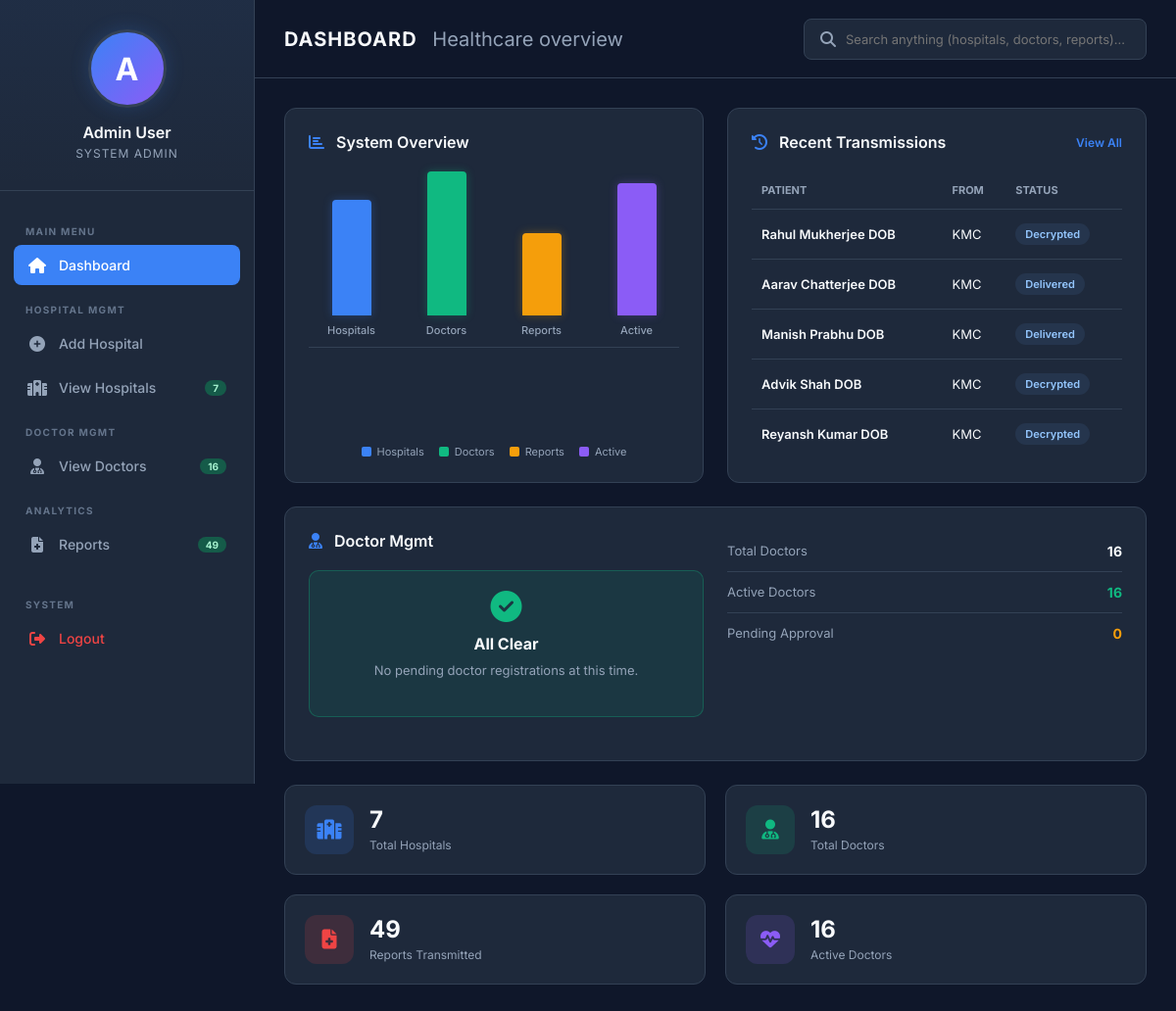
Page /admin_dashboard on the committed database.
### tables this page shows
CREATE TABLE reports (
        report_id INTEGER PRIMARY KEY AUTOINCREMENT,

        sender_id INTEGER,
        receiver_id INTEGER,

        patient_number TEXT UNIQUE,
        patient_name TEXT,
        age INTEGER,
        gender TEXT,

        diagnosis TEXT,
        prescription TEXT,

        report_file TEXT,
        xray_image TEXT,

        encrypted_file TEXT,
        stego_image TEXT,
        sha256_hash TEXT,

        status TEXT DEFAULT 'Uploaded',

        upload_date TEXT,
        sent_date TEXT, encrypted_aes_key TEXT, decrypted_metadata TEXT, ai_summary TEXT,

        FOREIGN KEY(sender_id) REFERENCES doctors(doctor_id),
        FOREIGN KEY(receiver_id) REFERENCES doctors(doctor_id)
    );

CREATE TABLE hospitals (
        hospital_id INTEGER PRIMARY KEY AUTOINCREMENT,
        hospital_name TEXT NOT NULL,
        registration_id TEXT,
        email TEXT,
        phone TEXT,
        location TEXT,
        address TEXT,
        specialization TEXT
    , doctor_pdf TEXT);

### app.py (the view)
@app.route("/admin_dashboard")
def admin_dashboard():
    conn = get_db_connection()
    total_hospitals = conn.execute("SELECT COUNT(*) FROM hospitals").fetchone()[0]
    total_doctors = conn.execute("SELECT COUNT(*) FROM doctors").fetchone()[0]
    total_reports = conn.execute("SELECT COUNT(*) FROM reports").fetchone()[0]
    pending_doctors = conn.execute(
        "SELECT COUNT(*) FROM doctors WHERE status = 'Pending'"
    ).fetchone()[0]
    try:
        active_doctors = conn.execute(
            "SELECT COUNT(*) FROM doctors WHERE LOWER(TRIM(status)) = 'active'"
        ).fetchone()[0]
    except Exception:
        active_doctors = total_doctors
    try:
        recent_transmissions = conn.execute(
            """
            SELECT
                r.report_id, r.patient_name, r.sent_date, r.status,
                d1.doctor_name AS sender_name,
                d2.doctor_name AS receiver_name,
                h1.hospital_name AS from_hospital,
                h2.hospital_name AS to_hospital
            FROM reports r
            LEFT JOIN doctors d1 ON r.sender_id = d1.doctor_id
            LEFT JOIN doctors d2 ON r.receiver_id = d2.doctor_id
            LEFT JOIN hospitals h1 ON d1.hospital_id = h1.hospital_id
            LEFT JOIN hospitals h2 ON d2.hospital_id = h2.hospital_id
            WHERE LOWER(r.status) IN ('sent', 'delivered', 'seen', 'decrypted')
            ORDER BY r.sent_date DESC
            LIMIT 5
            """
        ).fetchall()
    except Exception:
        recent_transmissions = []
    conn.close()
    return render_template(
        "admin_dashboard.html",
        total_hospitals=total_hospitals,
        total_doctors=total_doctors,
        total_reports=total_reports,
        active_doctors=active_doctors,
        recent_transmissions=recent_transmissions,
        pending_doctors=pending_doctors
    )

### app.py (called while the page is built)
def get_db_connection():
    conn = sqlite3.connect(DATABASE_PATH, timeout=30)
    conn.row_factory = sqlite3.Row
    conn.execute("PRAGMA busy_timeout = 30000")
    return conn

### templates/admin_dashboard.html (shortened to what this page needs)
<!DOCTYPE html>
<html lang="en">
<head>
    <link rel="stylesheet" href="https://cdnjs.cloudflare.com/ajax/libs/font-awesome/6.5.2/css/all.min.css">
</head>
<body>
    <aside class="sidebar" id="sidebar">
        <div class="sidebar-profile">
            <div class="avatar">A</div>
            <h2>Admin User</h2>
            <p>System Admin</p>
        </div>
        <div class="sidebar-nav">
            <div class="nav-label">Main Menu</div>
            <a href="{{ url_for('admin_dashboard') }}" class="nav-item active">
                <i class="fa-solid fa-house"></i> Dashboard
            </a>
            <div class="nav-label">Hospital Mgmt</div>
            <a href="{{ url_for('add_hospital') }}" class="nav-item">
                <i class="fa-solid fa-circle-plus"></i> Add Hospital
            </a>
            <a href="{{ url_for('view_hospital') }}" class="nav-item">
                <i class="fa-solid fa-hospital"></i> View Hospitals
                <span class="nav-count green">{{ total_hospitals }}</span>
            </a>
            <div class="nav-label">Doctor Mgmt</div>
            <a href="{{ url_for('view_doctors') }}" class="nav-item">
                <i class="fa-solid fa-user-doctor"></i> View Doctors
                {% if pending_doctors > 0 %}
                    <span class="nav-count">{{ pending_doctors }}</span>
                {% else %}
                    <span class="nav-count green">{{ total_doctors }}</span>
                {% endif %}
            </a>
            <div class="nav-label">Analytics</div>
            <a href="{{ url_for('reports') }}" class="nav-item">
                <i class="fa-solid fa-file-medical"></i> Reports
                <span class="nav-count green">{{ total_reports }}</span>
            </a>
            <div class="nav-label" style="margin-top: 20px;">System</div>
            <a href="{{ url_for('home') }}" class="nav-item danger">
                <i class="fa-solid fa-right-from-bracket"></i> Logout
            </a>
        </div>
    </aside>
    <main class="main">
        <header class="topbar">
            <div style="display:flex; align-items:center; gap:15px;">
                <h2>Dashboard <span>Healthcare overview</span></h2>
            </div>
            <div class="search-box">
                <i class="fa-solid fa-magnifying-glass"></i>
                <input type="text" id="globalSearch" placeholder="Search anything (hospitals, doctors, reports)..." oninput="universalSearch(this.value)">
            </div>
        </header>
        <div class="dashboard-body" id="searchableArea">
            <div class="main-grid">
                <div class="panel searchable-panel">
                    <div class="panel-header">
                        <span><i class="fa-solid fa-chart-bar"></i> System Overview</span>
                    </div>
                    <div class="chart-container">
                        <div class="chart-bars">
                            <div class="bar-wrapper searchable-text">
                                <div class="bar blue" style="height: 70%;"></div>
                                <div class="bar-label">Hospitals</div>
                            </div>
                            <div class="bar-wrapper searchable-text">
                                <div class="bar green" style="height: 90%;"></div>
                                <div class="bar-label">Doctors</div>
                            </div>
                            <div class="bar-wrapper searchable-text">
                                <div class="bar orange" style="height: 50%;"></div>
                                <div class="bar-label">Reports</div>
                            </div>
                            <div class="bar-wrapper searchable-text">
                                <div class="bar purple" style="height: 80%;"></div>
                                <div class="bar-label">Active</div>
                            </div>
                        </div>
                        <div class="chart-legend searchable-text">
                            <div class="legend-item"><div class="legend-color" style="background:var(--blue)"></div> Hospitals</div>
                            <div class="legend-item"><div class="legend-color" style="background:var(--green)"></div> Doctors</div>
                            <div class="legend-item"><div class="legend-color" style="background:var(--orange)"></div> Reports</div>
                            <div class="legend-item"><div class="legend-color" style="background:var(--purple)"></div> Active</div>
                        </div>
                    </div>
                </div>
                <div class="panel searchable-panel">
                    <div class="panel-header">
                        <span><i class="fa-solid fa-clock-rotate-left"></i> Recent Transmissions</span>
                        <a href="{{ url_for('reports') }}" style="font-size:12px; color:var(--blue); font-weight:600;">View All</a>
                    </div>
                    <div class="table-wrap">
                        <table id="transmissionTable">
                            <thead>
                                <tr>
                                    <th>Patient</th>
                                    <th>From</th>
                                    <th>Status</th>
                                </tr>
                            </thead>
                            <tbody>
                                {% if recent_transmissions %}
                                    {% for transmission in recent_transmissions %}
                                    <tr class="transmission-row searchable-text">
                                        <td style="font-weight:600;">{{ transmission.patient_name or 'N/A' }}</td>
                                        <td>{{ transmission.from_hospital or 'N/A' }}</td>
                                        <td>
                                            {% set status = transmission.status or 'Pending' %}
                                            <span class="status-badge {{ status|lower }}">
                                                {{ status }}
                                            </span>
                                        </td>
                                    </tr>
                                    {% endfor %}
                                {% endif %}
                            </tbody>
                        </table>
                    </div>
                </div>
                <div class="panel right-col searchable-panel">
                    <div>
                        <div class="panel-header">
                            <span><i class="fa-solid fa-user-doctor"></i> Doctor Mgmt</span>
                        </div>
                        {% if pending_doctors > 0 %}
                        <div class="alert-box searchable-text">
                            <i class="fa-solid fa-user-clock"></i>
                            <h3>Action Required</h3>
                            <p><strong>{{ pending_doctors }} doctor registration(s)</strong> are waiting for your approval.</p>
                            <a href="{{ url_for('view_doctors', status='Pending') }}" class="btn-primary">Review Now</a>
                        </div>
                        {% else %}
                        <div class="alert-box searchable-text" style="background:rgba(16, 185, 129, 0.1); border-color:rgba(16, 185, 129, 0.3);">
                            <i class="fa-solid fa-check-circle" style="color:var(--green);"></i>
                            <h3>All Clear</h3>
                            <p>No pending doctor registrations at this time.</p>
                        </div>
                        {% endif %}
                    </div>
                    <div class="searchable-text">
                        <div class="mini-stat-row">
                            <span class="mini-stat-label">Total Doctors</span>
                            <span class="mini-stat-value">{{ total_doctors }}</span>
                        </div>
                        <div class="mini-stat-row">
                            <span class="mini-stat-label">Active Doctors</span>
                            <span class="mini-stat-value" style="color:var(--green);">{{ active_doctors }}</span>
                        </div>
                        <div class="mini-stat-row">
                            <span class="mini-stat-label">Pending Approval</span>
                            <span class="mini-stat-value" style="color:var(--orange);">{{ pending_doctors }}</span>
                        </div>
                    </div>
                </div>
            </div>
            <div class="bottom-stats">
                <div class="stat-card searchable-panel searchable-text">
                    <div class="stat-icon blue"><i class="fa-solid fa-hospital"></i></div>
                    <div class="stat-info">
                        <h3>{{ total_hospitals }}</h3>
                        <p>Total Hospitals</p>
                    </div>
                </div>
                <div class="stat-card searchable-panel searchable-text">
                    <div class="stat-icon green"><i class="fa-solid fa-user-doctor"></i></div>
                    <div class="stat-info">
                        <h3>{{ total_doctors }}</h3>
                        <p>Total Doctors</p>
                    </div>
                </div>
                <div class="stat-card searchable-panel searchable-text">
                    <div class="stat-icon red"><i class="fa-solid fa-file-medical"></i></div>
                    <div class="stat-info">
                        <h3>{{ total_reports }}</h3>
                        <p>Reports Transmitted</p>
                    </div>
                </div>
                <div class="stat-card searchable-panel searchable-text">
                    <div class="stat-icon purple"><i class="fa-solid fa-heart-pulse"></i></div>
                    <div class="stat-info">
                        <h3>{{ active_doctors }}</h3>
                        <p>Active Doctors</p>
                    </div>
                </div>
            </div>
        </div>
    </main>
</body>
</html>

### rows in the picture
reports: status "Decrypted"
reports: status "Delivered"
reports: status "Delivered"
reports: status "Decrypted"
reports: status "Decrypted"

### other values in the picture
{{ total_hospitals }} "7"
{{ total_doctors }} "16"
{{ total_reports }} "49"
{{ active_doctors }} "16"
{{ pending_doctors }} "0"
